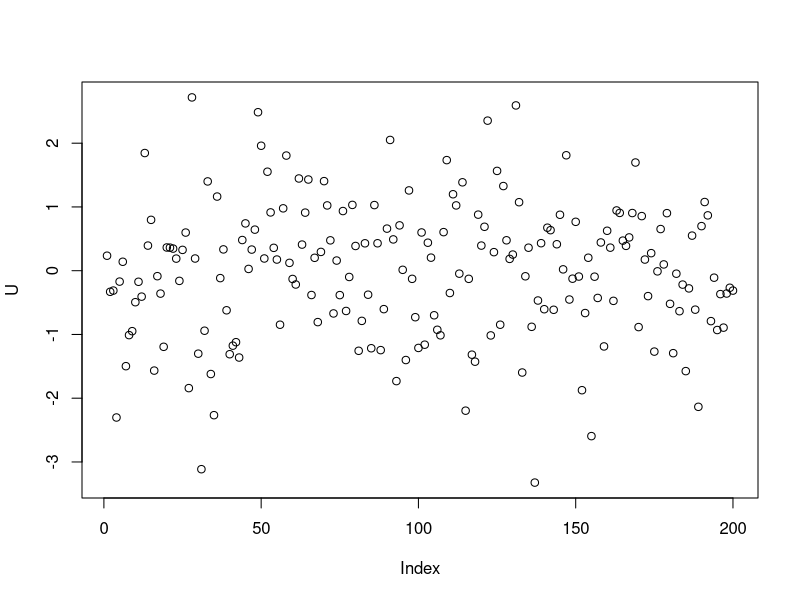
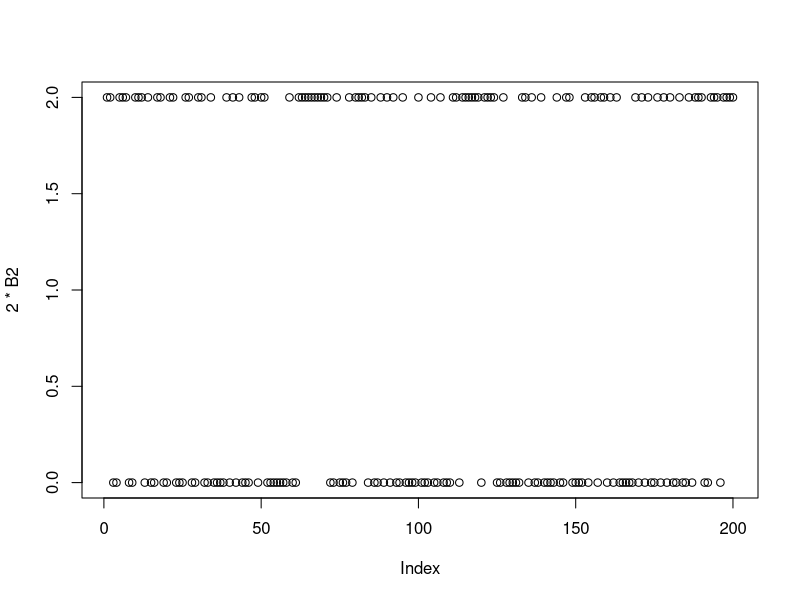
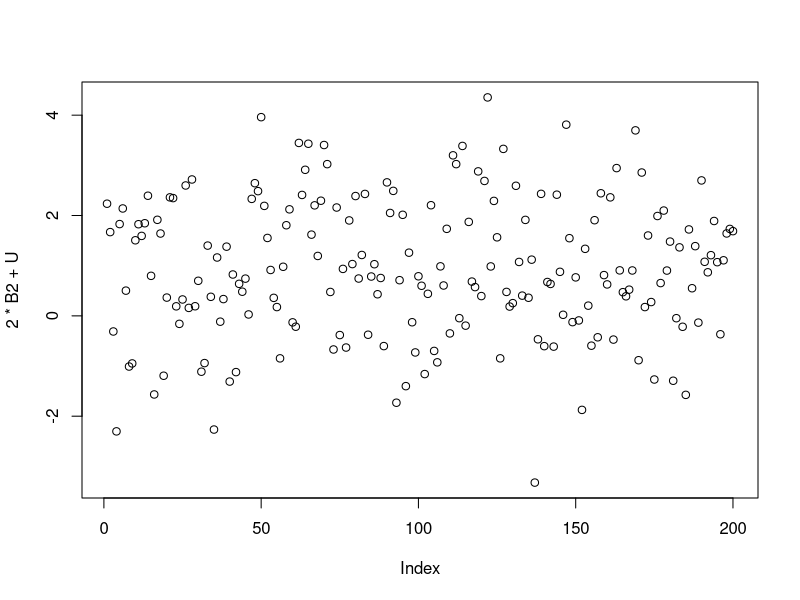

R code for these plots, in order:
## ---- chunk 1
# Create a synthetic data model ------------------------------------------------
set.seed(111)

N <- 200 # Number of mother-daughter pairs
U <- rnorm(N) # Simulate confounds

U[1:5]
#> [1] -0.3832159 -0.6019343  0.8216938 -0.4526242  0.3254342

# B1 represents the mother's birth order where 1 indicates 'is first born'
B1 <- rbinom(N, size = 1, prob = 0.5) # Probability 50% are first born
B1[1:5]
#> [1] 0 1 0 0 0

# M represents the mother's family size
# In our model, the mother's family size is directly influenced by B1 and U
M <- rnorm(N, mean = 2*B1 + U) 
M[1:5]
#> [1]  0.37835160  0.03283694 -0.51075527 -4.15239295  1.66977563

M <- ifelse(M < 0, 0, round(M, digits = 0))
M[1:5]
#> [1] 0 0 0 0 2

# B2 represents the daughter's birth order where 1 indicates 'is first born' 
# B2 occurs independently of B1 
B2 <- rbinom(N, size = 1, prob = 0.5)
B2[1:5]
#> [1] 1 1 0 0 1 

# D represents the daughter's family size 
# We first assume that the mother's family size has no impact on the daughter's 
# family size.  
D <- rnorm(N, 2*B2 + U + 0*M) 
D[1:5]
#> [1]  0.4896820  2.4589650  0.5504082 -2.3242933  2.9083178  

D <- ifelse(D < 0, 0, round(D, digits = 0))
D[1:5]
#> [1] 0 2 1 0 3
## ---- chunk 2
#| layout-ncol: 3
#| echo: false
#| output: true
#| fig-cap: 
#|   - "Size of confound U"
#|   - "Size of impact of B2 on D (2*B2)"
#|   - "Total size (2*B2 + U)"

plot(U)
plot(2*B2)
plot(2*B2 + U)
